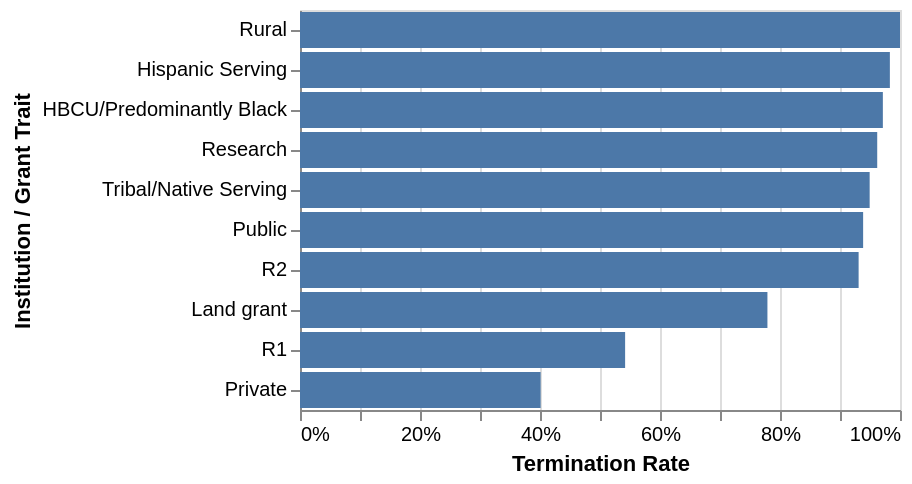

The cell this chart's notebook holds for it:
### Markdown cell above
The most common flagged terms among terminated grants are things like "trans," "diverse," "gender," "minority," "race," "women," "sex," and "underrepresented." This means a large share of the funding was for research on or by LGBTQ+ populations, racial/ethnic minorities, women's health, and broader diversity/health-disparities work. These are typically epidemiological, public health, and biomedical studies aimed at understanding health disparities, disease risk, or treatment outcomes in these populations — not advocacy, but research about them (e.g., studying minority stress and substance use, or sex differences in disease).

### 2. Did the cuts disproportionately affect certain groups or institutions?

### Code cell
traits = ['Public','Private','R1','R2','Land grant','Hispanic Serving',
          'Tribal/Native Serving','HBCU/Predominantly Black','Research','Rural']

rows = []
for t in traits:
    sub = nih_merged2_with_traits[nih_merged2_with_traits[t] == 1]
    rows.append({'trait': t, 'n_grants': len(sub), 'termination_rate': sub['has_been_terminated'].mean()})

trait_term_df = pd.DataFrame(rows).sort_values('termination_rate', ascending=False)

overall_rate = nih_merged2_with_traits['has_been_terminated'].mean()
print(f"Overall termination rate: {overall_rate:.1%}")
print(trait_term_df)

chart = alt.Chart(trait_term_df).mark_bar().encode(
    x=alt.X('termination_rate:Q', axis=alt.Axis(format='%'), title='Termination Rate'),
    y=alt.Y('trait:N', sort='-x', title='Institution / Grant Trait'),
    tooltip=['trait', 'n_grants', alt.Tooltip('termination_rate:Q', format='.1%')]
)
chart

### Figure 1 — Vega-Lite specification as saved in the notebook (floating-point values rounded to 4 significant figures)
{"config": {"view": {"continuousWidth": 300, "continuousHeight": 300}}, "data": {"name": "data-d6332970394faade84ec96cfc6effc66"}, "mark": {"type": "bar"}, "encoding": {"tooltip": [{"field": "trait", "type": "nominal"}, {"field": "n_grants", "type": "quantitative"}, {"field": "termination_rate", "format": ".1%", "type": "quantitative"}], "x": {"axis": {"format": "%"}, "field": "termination_rate", "title": "Termination Rate", "type": "quantitative"}, "y": {"field": "trait", "sort": "-x", "title": "Institution / Grant Trait", "type": "nominal"}}, "$schema": "https://vega.github.io/schema/vega-lite/v6.4.1.json", "datasets": {"data-d6332970394faade84ec96cfc6effc66": [{"trait": "Rural", "n_grants": 3, "termination_rate": 1.0}, {"trait": "Hispanic Serving", "n_grants": 237, "termination_rate": 0.9831}, {"trait": "HBCU/Predominantly Black", "n_grants": 35, "termination_rate": 0.9714}, {"trait": "Research", "n_grants": 79, "termination_rate": 0.962}, {"trait": "Tribal/Native Serving", "n_grants": 890, "termination_rate": 0.9494}, {"trait": "Public", "n_grants": 1676, "termination_rate": 0.9385}, {"trait": "R2", "n_grants": 174, "termination_rate": 0.931}, {"trait": "Land grant", "n_grants": 1136, "termination_rate": 0.779}, {"trait": "R1", "n_grants": 4992, "termination_rate": 0.5419}, {"trait": "Private", "n_grants": 3688, "termination_rate": 0.401}]}}
